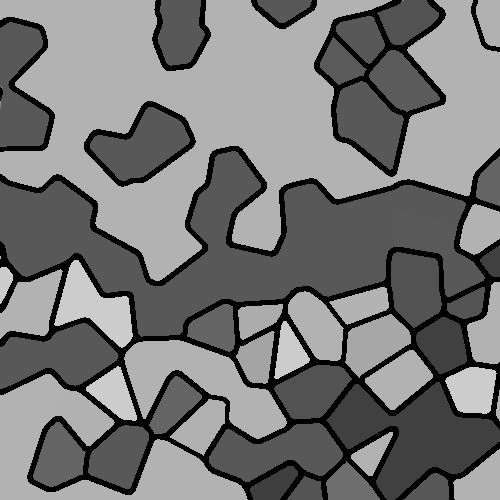
#> input picture tests/image_metrics/cropped/original_500-crop.png, 500 x 500 px; the run also reads 1 picture not shown here
$ python correlate.py
#> lines starting #> are read from the running program, lines starting #| are printed output that depends on the picture
from scipy import signal as sg
import imageio as iio

IMG_DIR = "../../cropped/"

def saveCorrelate(name, im1, im2):
	cor = sg.correlate(im1, im2)
	iio.imwrite('out/'+name, cor)

og = iio.imread(IMG_DIR+'original_500-crop.png')
#> og is the input picture: shape (500, 500, 3); min 0, max 204, mean 117.5
c010 = iio.imread(IMG_DIR+'c10-010-010.png')
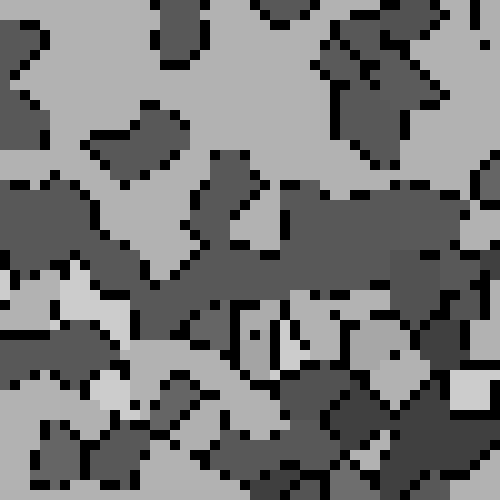
#> input picture tests/image_metrics/cropped/c10-010-010.png, 500 x 500 px
#> c010 is the input picture: shape (500, 500, 3); min 0, max 204, mean 116.1
c060 = iio.imread(IMG_DIR+'c10-060-060.png')
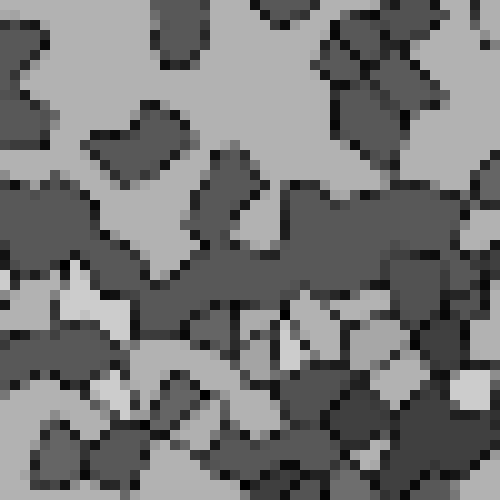
#> input picture tests/image_metrics/cropped/c10-060-060.png, 500 x 500 px
#> c060 is the input picture: shape (500, 500, 3); min 0, max 204, mean 117
c100 = iio.imread(IMG_DIR+'c10-100-100.png')
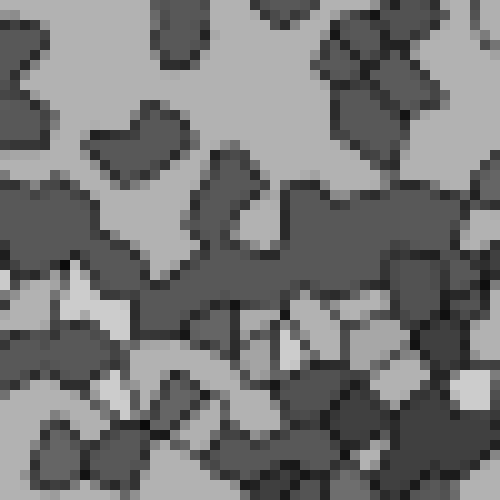
#> input picture tests/image_metrics/cropped/c10-100-100.png, 500 x 500 px
#> c100 is the input picture: shape (500, 500, 3); min 11, max 204, mean 117.5
c120 = iio.imread(IMG_DIR+'c10-120-120.png')
c500 = iio.imread(IMG_DIR+'c10-500-500.png')
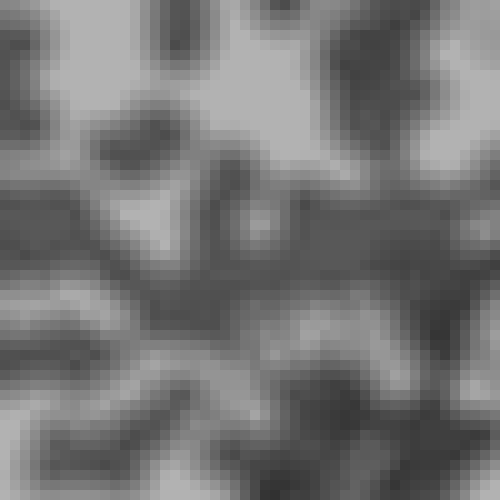
#> input picture tests/image_metrics/cropped/c10-500-500.png, 500 x 500 px
#> c500 is the input picture: shape (500, 500, 3); min 49, max 178, mean 117.6
#> (the run stopped early here; a loop or call above may not have finished)
